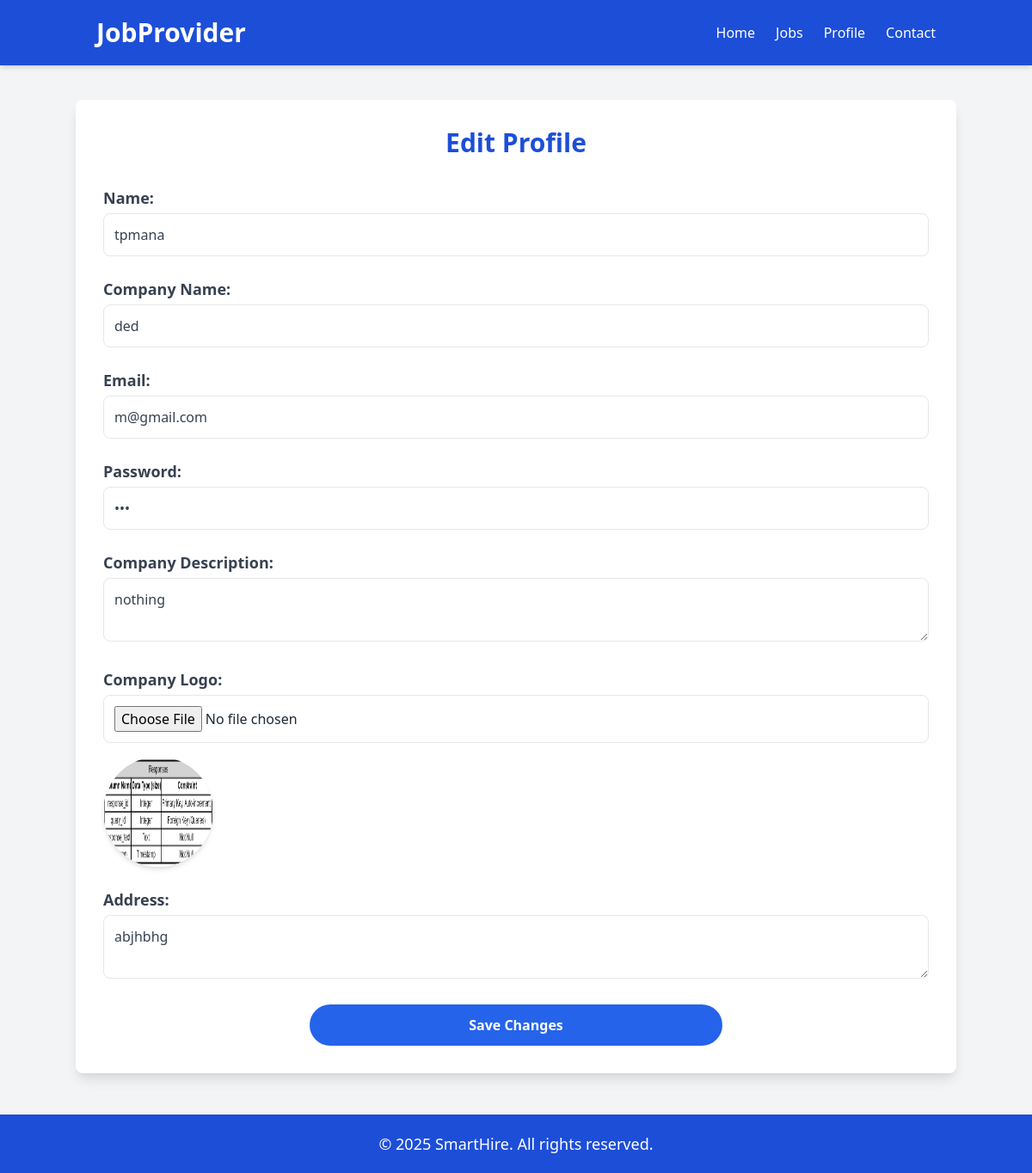
The app's page /jobprovidereditprofile/ (signed in) with its own data.
### job/models.py (models this page shows)
class JobproviderRegister(models.Model):
    name = models.CharField(max_length=50,null=True, blank=True)
    email = models.EmailField(max_length=50,null=True, blank=True, unique=True)
    password = models.CharField(max_length=50,null=True, blank=True)
    company_name = models.CharField(max_length=50,null=True, blank=True)
    phone_number = models.CharField(max_length=15, null=True, blank=True)

class JobProviderProfile(models.Model):
    jobprovider = models.ForeignKey(JobproviderRegister, on_delete=models.CASCADE)
    company_description = models.TextField(null=True, blank=True)
    company_logo = models.ImageField(upload_to='company_logos/', null=True, blank=True)
    address=models.TextField(null=True, blank=True)

### job/views.py (the view, shortened to what this page needs)
# urls.py: path('jobprovidereditprofile/',jobprovidereditprofile,name='jobprovidereditprofile'),
def jobprovidereditprofile(request):
    if 'jobprovider_id' in request.session:
        jobprovider_id = request.session['jobprovider_id']
        user = JobproviderRegister.objects.get(id=jobprovider_id)
        profile = JobProviderProfile.objects.get(jobprovider=user)
        return render(request, 'jobprovidereditprofile.html', {'user': user, 'profile': profile})
    else:
        return redirect('jobproviderlogin')

### job/templates/jobprovidereditprofile.html (shortened to what this page needs)
<!DOCTYPE html>
<html lang="en">
<head>
    <link href="https://cdn.jsdelivr.net/npm/tailwindcss@2.2.19/dist/tailwind.min.css" rel="stylesheet">
</head>
<body class="bg-gray-100 text-gray-800 font-sans">
    <nav class="bg-blue-700 text-white py-5 shadow-md">
        <div class="container mx-auto flex justify-between items-center px-6">
            <a href="" class="text-3xl font-bold hover:text-yellow-400 transition duration-300">JobProvider</a>
            <ul class="flex space-x-6">
                <li><a href="#" class="hover:text-yellow-400 transition duration-300">Home</a></li>
                <li><a href="#" class="hover:text-yellow-400 transition duration-300">Jobs</a></li>
                <li><a href="/jobproviderprofile/" class="hover:text-yellow-400 transition duration-300">Profile</a></li>
                <li><a href="#" class="hover:text-yellow-400 transition duration-300">Contact</a></li>
            </ul>
        </div>
    </nav>
    <div class="container mx-auto p-8 mt-10 bg-white rounded-lg shadow-lg">
        <h1 class="text-3xl font-extrabold text-blue-700 mb-8 text-center">Edit Profile</h1>
        <form method="post" enctype="multipart/form-data" class="space-y-6">
            <div>
                <label for="name" class="block text-lg font-semibold text-gray-700">Name:</label>
                <input type="text" id="name" name="name" value="{{ user.name }}" class="mt-1 p-3 border rounded-lg w-full focus:ring-blue-500 focus:border-blue-500 text-gray-700" required>
            </div>
            <div>
                <label for="company_name" class="block text-lg font-semibold text-gray-700">Company Name:</label>
                <input type="text" id="company_name" name="company_name" value="{{ user.company_name }}" class="mt-1 p-3 border rounded-lg w-full focus:ring-blue-500 focus:border-blue-500 text-gray-700" required>
            </div>
            <div>
                <label for="email" class="block text-lg font-semibold text-gray-700">Email:</label>
                <input type="email" id="email" name="email" value="{{ user.email }}" class="mt-1 p-3 border rounded-lg w-full focus:ring-blue-500 focus:border-blue-500 text-gray-700" required>
            </div>
            <div>
                <label for="password" class="block text-lg font-semibold text-gray-700">Password:</label>
                <input type="password" id="password" name="password" value="{{ user.password }}" class="mt-1 p-3 border rounded-lg w-full focus:ring-blue-500 focus:border-blue-500 text-gray-700" required>
            </div>
            <div>
                <label for="description" class="block text-lg font-semibold text-gray-700">Company Description:</label>
                <textarea id="description" name="description" class="mt-1 p-3 border rounded-lg w-full focus:ring-blue-500 focus:border-blue-500 text-gray-700" required>{{ profile.company_description }}</textarea>
            </div>
            <div>
                <label for="company_logo" class="block text-lg font-semibold text-gray-700">Company Logo:</label>
                <input type="file" id="company_logo" name="company_logo" accept=".png, .jpg, .jpeg" class="mt-1 p-3 border rounded-lg w-full focus:ring-blue-500 focus:border-blue-500" onchange="previewLogo(event)">
                {% if profile.company_logo %}
                    <img id="logoPreview" src="{{ profile.company_logo.url }}" alt="Company Logo Preview" class="w-32 h-32 mt-4 rounded-full shadow-md">
                {% else %}
                    <img id="logoPreview" class="w-32 h-32 mt-4 rounded-full shadow-md hidden">
                {% endif %}
            </div>
            <div>
                <label for="location" class="block text-lg font-semibold text-gray-700">Address:</label>
                <textarea id="location" name="location" class="mt-1 p-3 border rounded-lg w-full focus:ring-blue-500 focus:border-blue-500 text-gray-700">{{ profile.address }}</textarea>
            </div>
            <div class="text-center">
                <button type="submit" class="bg-blue-600 text-white px-6 py-3 rounded-full font-semibold hover:bg-blue-700 transition duration-300 w-full md:w-1/2">
                    Save Changes
                </button>
            </div>
        </form>
    </div>
    <footer class="bg-blue-700 text-white py-5 text-center mt-12">
        <p class="text-lg">&copy; 2025 SmartHire. All rights reserved.</p>
    </footer>
</body>
</html>

### records on screen
JobproviderRegister: name "tpmana", company_name "ded", email "m@gmail.com"
JobProviderProfile: description "nothing", company_logo (picture), location "abjhbhg"
